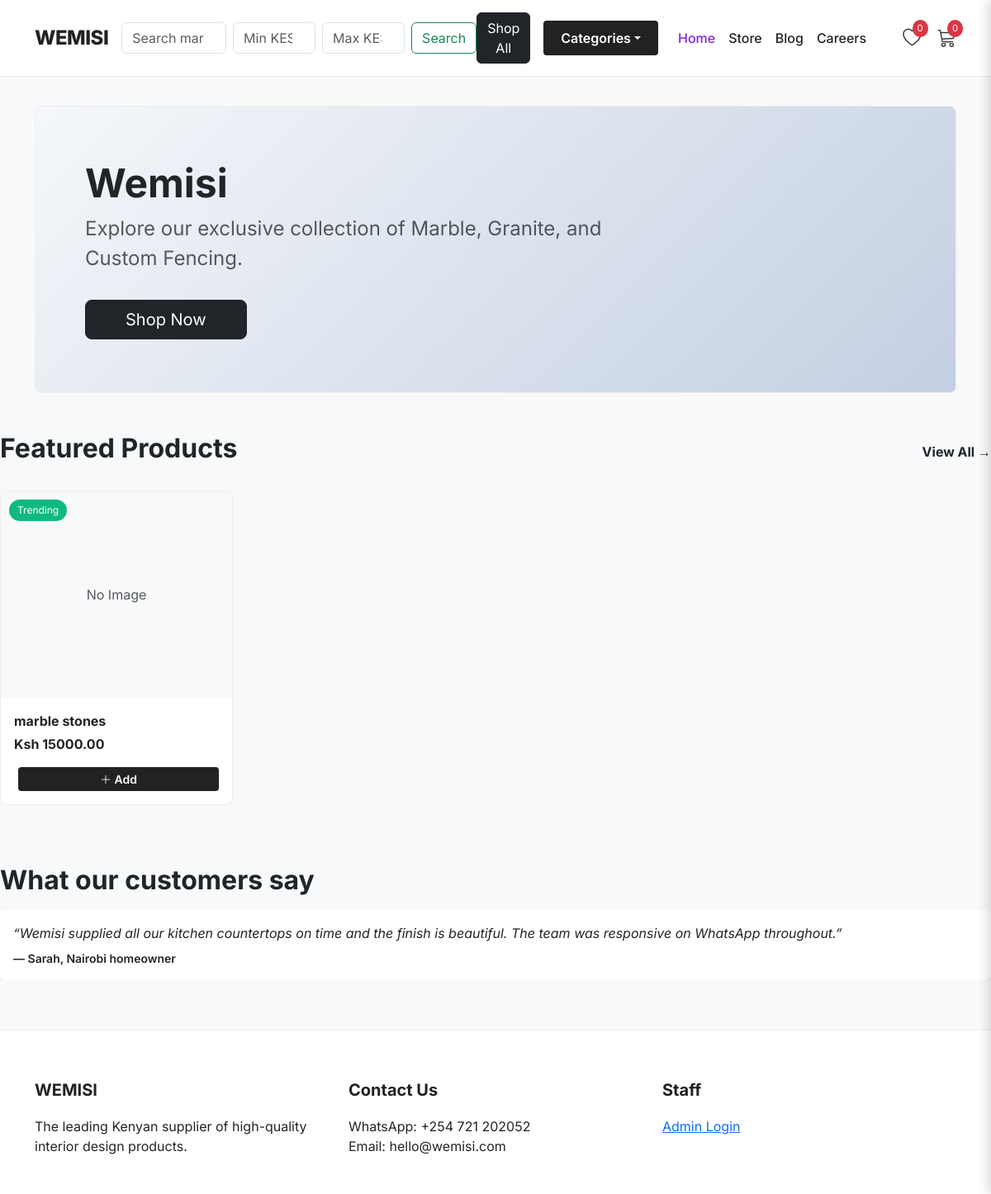
The page / on the database its author committed.
### store/models.py (models this page shows, shortened)
class Product(models.Model):
    category = models.ForeignKey(Category, related_name='products', on_delete=models.CASCADE)
    name = models.CharField(max_length=200)
    description = models.TextField()
    price = models.DecimalField(max_digits=10, decimal_places=2)
    dimensions = models.CharField(max_length=100, blank=True, help_text="e.g. 10x10ft")
    image = models.ImageField(upload_to='products/')
    is_featured = models.BooleanField(default=False) # If true, shows on Homepage
    available = models.BooleanField(default=True)

### store/views.py (the view)
# urls.py: path('', views.home, name='home'),
def home(request):
    products = Product.objects.filter(available=True).order_by('-id')[:8]
    return render(request, 'store/home.html', {'products': products})

### store/context_processors.py (called while the page is built)
def cart_and_wishlist_count(request):
    cart = request.session.get("cart", {})
    wishlist = request.session.get("wishlist", [])
    return {
        "menu_categories": Category.objects.all(),
        "cart_count": sum(cart.values()),
        "wishlist_count": len(wishlist),
    }

### mbele/templates/store/home.html (shortened to what this page needs)
{% extends 'store/base.html' %}
{% block content %}
<div class="p-5 mb-5 rounded-3" style="background: linear-gradient(135deg, #f5f7fa 0%, #c3cfe2 100%); border: 1px solid #eee;">
    <div class="container-fluid py-3">
      <h1 class="display-5 fw-bold text-dark">Wemisi </h1>
      <p class="col-md-8 fs-4 text-muted">Explore our exclusive collection of Marble, Granite, and Custom Fencing.</p>
      <a href="{% url 'store' %}" class="btn btn-dark btn-lg px-5 mt-3">Shop Now</a>
    </div>
    </div>
</div>
<div class="d-flex justify-content-between align-items-center mb-4">
    <h2 class="fw-bold">Featured Products</h2>
    <a href="{% url 'store' %}" class="text-decoration-none text-dark fw-bold">View All &rarr;</a>
</div>
<div class="row">
    {% for product in products %}
    <div class="col-md-6 col-lg-3 mb-4">
        <div class="product-card h-100">
            <div class="img-container">
                <span class="badge-new">Trending</span>
                {% if product.image %}
                <a href="{% url 'product_detail' product.id %}">
                    <img src="{{ product.image.url }}" class="product-img" alt="{{ product.name }}">
                </a>
                {% else %}
                <div class="d-flex align-items-center justify-content-center h-100 bg-light text-muted">No Image</div>
                {% endif %}
            </div>
            <div class="card-body d-flex flex-column p-3">
                <a href="{% url 'product_detail' product.id %}" class="text-decoration-none text-dark fw-bold mb-1">{{ product.name }}</a>
                <div class="text-dark fw-bold mb-3">Ksh {{ product.price }}</div>
                <div class="mt-auto d-flex">
                    <button class="btn btn-add-cart btn-sm" data-product-id="{{ product.id }}">
                        <i class="bi bi-plus-lg"></i> Add
                    </button>
                </div>
            </div>
        </div>
    </div>
    {% empty %}
    <div class="col-12 text-center">
        <p class="text-muted">No products loaded yet.</p>
    </div>
    {% endfor %}
</div>
<div class="mt-5">
    <h2 class="fw-bold mb-3">What our customers say</h2>
    <div id="testimonialsCarousel" class="carousel slide" data-bs-ride="carousel">
        <div class="carousel-inner">
            <div class="carousel-item active">
                <div class="card border-0 shadow-sm">
                    <div class="card-body">
                        <p class="mb-2 fst-italic">“Wemisi supplied all our kitchen countertops on time and the finish is beautiful. The team was responsive on WhatsApp throughout.”</p>
                        <div class="small fw-semibold mb-0">— Sarah, Nairobi homeowner</div>
                    </div>
                </div>
            </div>
        </div>
        <button class="carousel-control-prev" type="button" data-bs-target="#testimonialsCarousel" data-bs-slide="prev">
            <span class="carousel-control-prev-icon" aria-hidden="true"></span>
        </button>
        <button class="carousel-control-next" type="button" data-bs-target="#testimonialsCarousel" data-bs-slide="next">
            <span class="carousel-control-next-icon" aria-hidden="true"></span>
        </button>
    </div>
</div>
{% endblock %}

### mbele/templates/store/base.html (style rules this page uses)
body { font-family: 'Inter', sans-serif; background-color: #f8f9fa; }

### mbele/templates/store/home.html (style rules this page uses)
.product-card { border: 1px solid #eee; border-radius: 8px; background: white; transition: box-shadow 0.3s ease; position: relative; overflow: hidden; }
.img-container { position: relative; height: 250px; background: #f8f9fa; overflow: hidden; }
.badge-new { position: absolute; top: 10px; left: 10px; background: #10b981; color: white; font-size: 0.75rem; padding: 4px 10px; border-radius: 20px; z-index: 2; }
.btn-add-cart { background-color: #222; color: white; border: none; font-weight: 600; flex: 1; margin-left: 5px; }

### rows shown on the page
Product: image "No Image", name "marble stones", price "15000.00"

### other values the page prints
{{ wishlist_count|default:"0" }} "0"
{{ cart_count|default:"0" }} "0"
